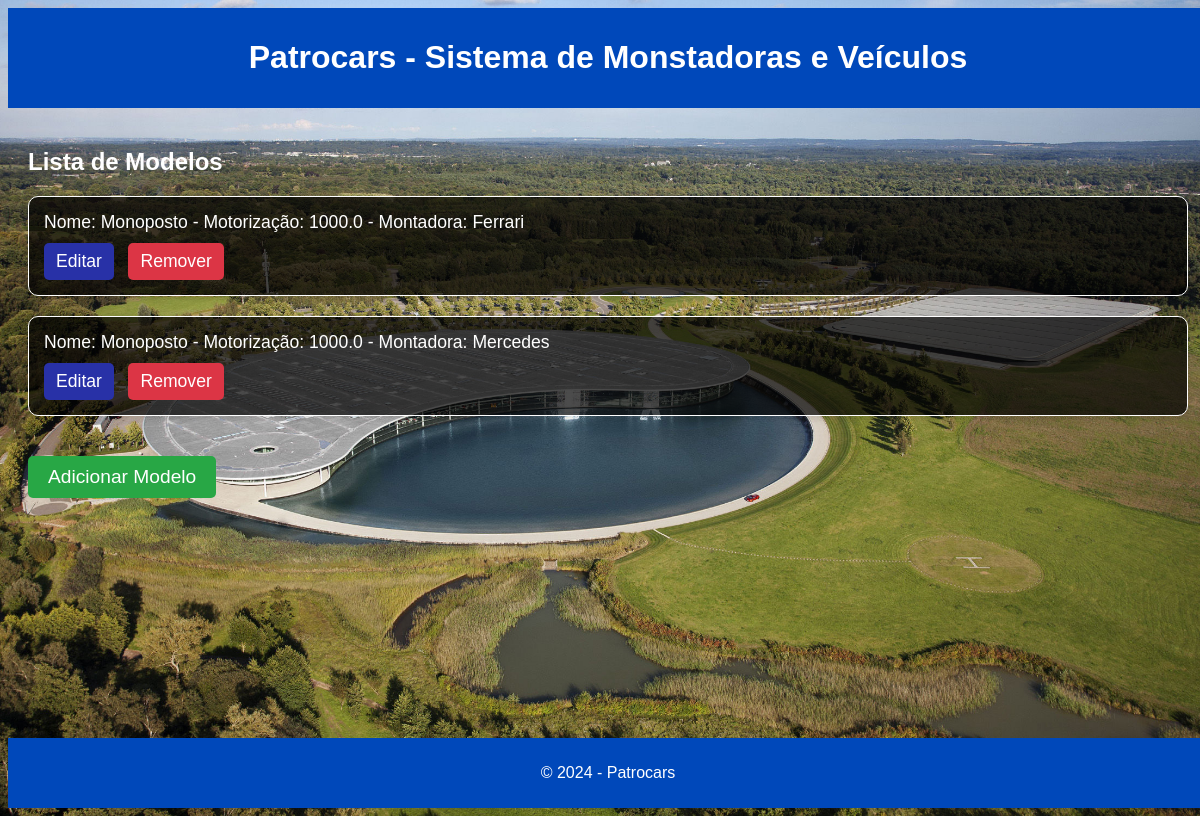
The page /modelos/ on the database its author committed.
### models/modelo_model.py (models this page shows)
class Modelo(Base):
    __tablename__ = "modelos_veiculo"
    id = Column(Integer, primary_key=True, index=True)
    nome = Column(String, index=True)
    montadora_id = Column(Integer, ForeignKey('montadoras.id'))
    valor_referencia = Column(Float)
    motorizacao = Column(Float)
    turbo = Column(Boolean, default=False)
    automatico = Column(Boolean, default=False)
    montadora = relationship("Montadora", back_populates="modelos")
    veiculos = relationship("Veiculo", back_populates="modelo")

### models/montadora_model.py (models this page shows)
class Montadora(Base):
    __tablename__ = "montadoras"
    id = Column(Integer, primary_key=True, index=True)
    nome = Column(String, index=True)
    pais = Column(String)
    ano_fundacao = Column(Integer)
    modelos = relationship("Modelo", back_populates="montadora")

### controllers/modelo_controller.py (the view)
@router.get("/modelos/", response_class=HTMLResponse)
def listar_modelos(request: Request, db: Session = Depends(get_db)):
    modelos = db.query(Modelo).all()
    return templates.TemplateResponse("list_modelos.html", {"request": request, "modelos": modelos})

### templates/list_modelos.html (shortened to what this page needs)
{% extends "base.html" %}
{% block content %}
<h2>Lista de Modelos</h2>
<div class="modelo-list">
    {% for modelo in modelos %}
    <div class="modelo-container">
        <p>Nome: {{ modelo.nome }} - Motorização: {{ modelo.motorizacao }} - Montadora: {{ modelo.montadora.nome }}</p>
        <a href="/modelos/{{ modelo.id }}/edit" class="button-edit">Editar</a>
        <a href="/modelos/{{ modelo.id }}/delete" class="button-remove">Remover</a>
    </div>
    {% endfor %}
</div>
<a href="/modelos/add" class="button-add">Adicionar Modelo</a>
{% endblock %}

### static/css/styles.css (style rules this page uses)
body { height: 100vh; width: 100vw; max-height: 1080px; max-width: 1920px; font-family: Arial, sans-serif; background-image: url('/static/images/mclaren3.jpg'); background-size: cover; background-position: center; background-attachment: fixed; color: #ffffff; display: flex; flex-direction: column; justify-content: space-between; overflow: hidden; }
.button-edit, .button-remove { padding: 8px 12px; border-radius: 5px; text-decoration: none; color: white; transition: background-color 0.3s ease, transform 0.3s ease; font-size: 1.1em; margin-right: 10px; margin-top: 10px; display: inline-block; }
.button-edit { background-color: #2831a7; }
.button-remove { background-color: #dc3545; }
.button-add { display: inline-block; padding: 10px 20px; background-color: #28a745; color: white; text-decoration: none; border-radius: 5px; font-size: 1.2em; transition: background-color 0.3s ease, transform 0.3s ease; margin-top: 20px; }
.vehicle-container, .montadora-container, .modelo-container { background-color: rgba(0, 0, 0, 0.7); padding: 15px; margin-bottom: 20px; border-radius: 10px; border: 1px solid #ffffff; box-shadow: 0 4px 6px rgba(0, 0, 0, 0.1); }
.vehicle-container p, .montadora-container p, .modelo-container p { margin: 0; color: white; font-size: 1.1em; }

### rows shown on the page
Modelo: nome "Monoposto", motorizacao "1000.0", montadora.nome "Ferrari"
Modelo: nome "Monoposto", motorizacao "1000.0", montadora.nome "Mercedes"
